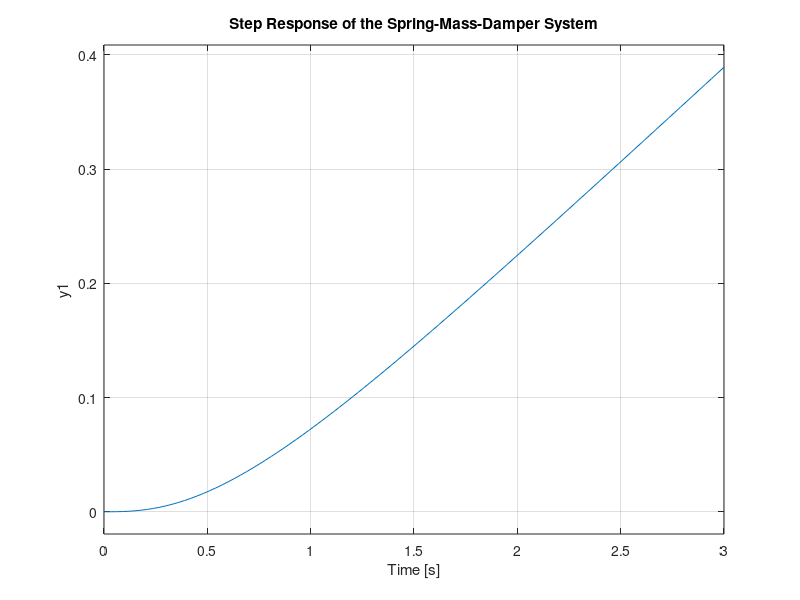

This figure's MATLAB source: (Note: this script raises an error after producing the figure.)
% Define the numerator and denominator of the transfer function
numerator = 2;
denominator = [1 8 12 0];  % Coefficients of s^3, s^2, s, and constant

% Create the transfer function system
sys = tf(numerator, denominator);

% Plot the step response
figure;
step(sys);
title('Step Response of the Spring-Mass-Damper System');

% Get step response characteristics
step_info = stepinfo(sys);

% Display the step information
disp('Step Response Information:');
disp(step_info);
